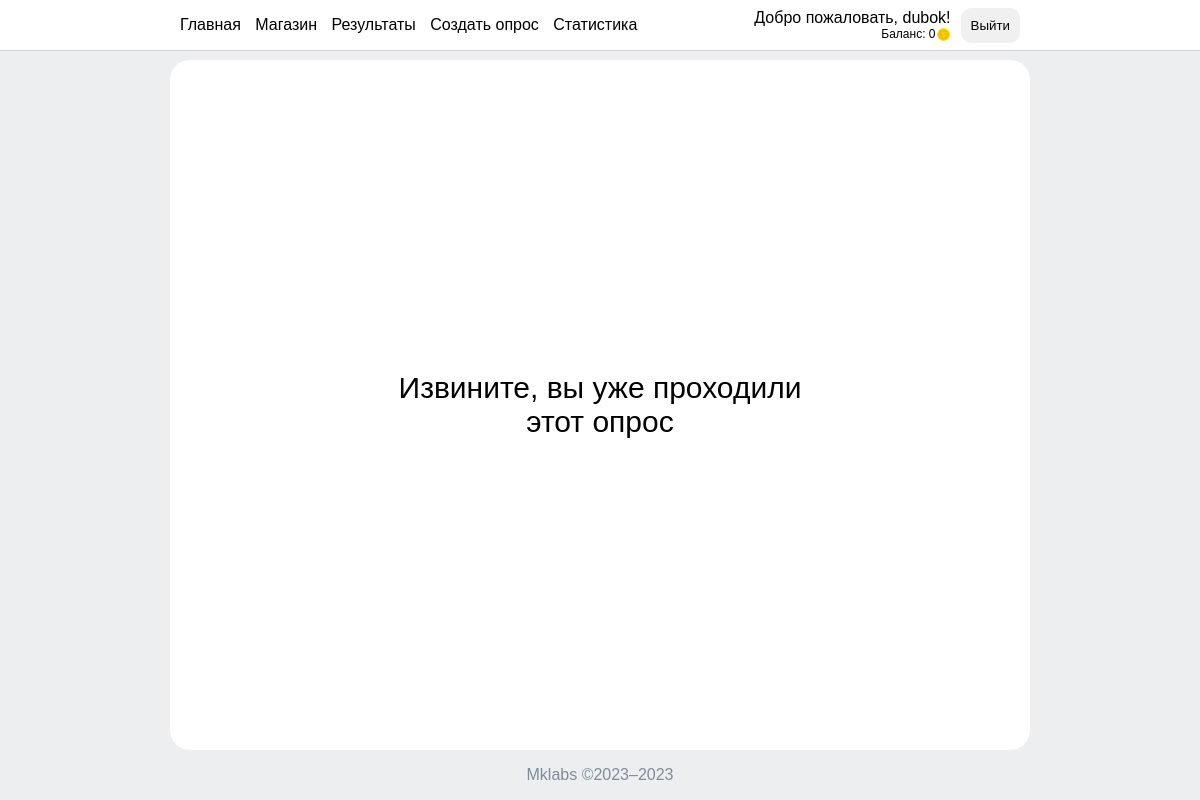
/survey/1/ (signed in), run on an earlier commit of the app's database.
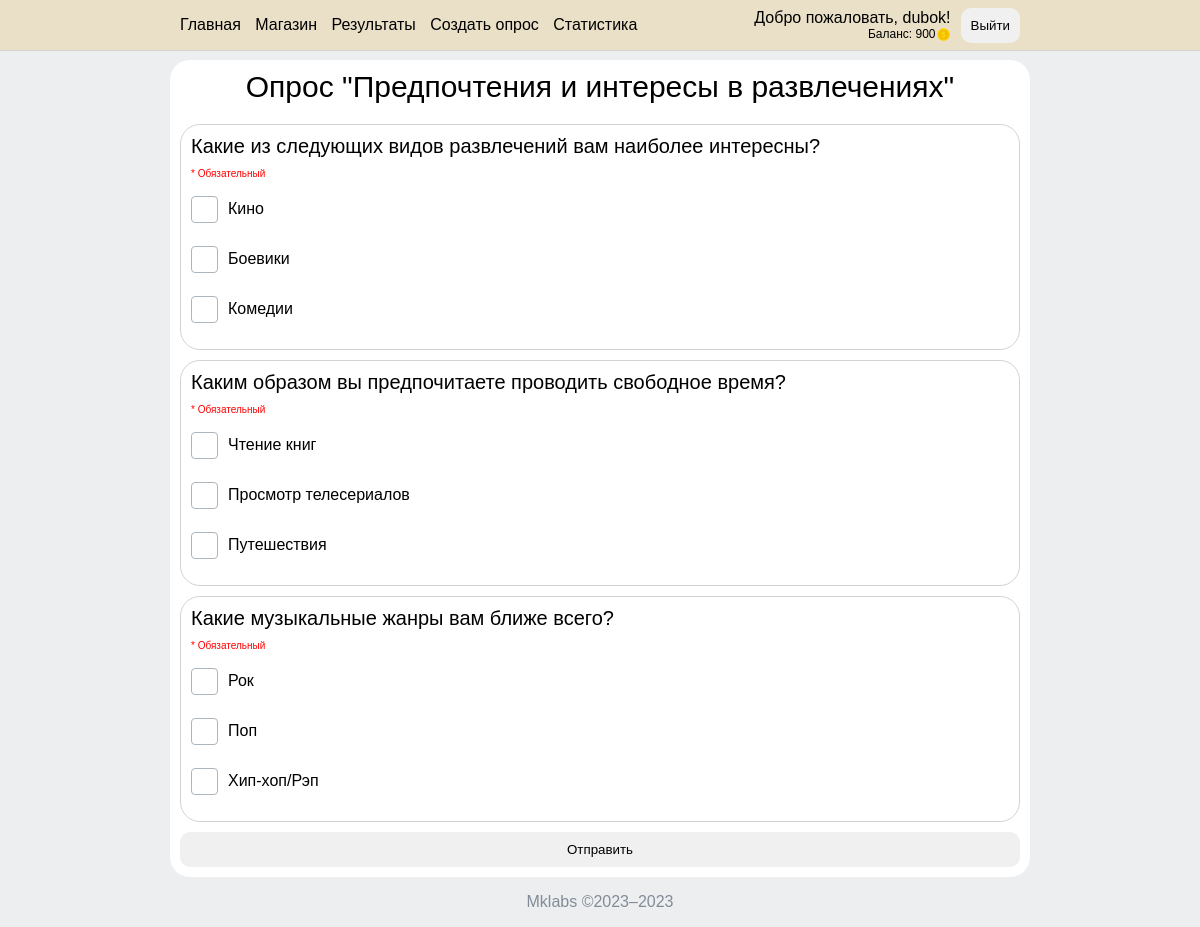
And on a later commit of the database.
### myapp/models.py (models this page shows)
class UserMarket(models.Model):
    user = models.ForeignKey(User, on_delete=models.CASCADE)
    balance = models.IntegerField(default=0, validators=[MinValueValidator(0)])
    purchased_colors = models.ManyToManyField('Color', related_name='users')
    active_color = models.ForeignKey(Color, on_delete=models.CASCADE, default=1)

class Survey(models.Model):
    title = models.CharField(max_length=100)
    description = models.TextField()
    date_completed = models.DateTimeField(auto_now_add=True)
    price = models.IntegerField(default=0)

class Question(models.Model):
    TYPE_CHOICES = (
        ('checkbox', 'Флажки'),
        ('radio', 'Один выбор'),
        ('text', 'Текстовый ответ'),
    )
    survey = models.ForeignKey(Survey, on_delete=models.CASCADE)
    text = models.CharField(max_length=200)
    type = models.CharField(max_length=20, choices=TYPE_CHOICES)
    is_required = models.BooleanField(default=False)

class AnswerOption(models.Model):
    question = models.ForeignKey(Question, on_delete=models.CASCADE)
    text = models.CharField(max_length=255)

### myapp/views.py (the view)
# urls.py: path('survey/<int:survey_id>/', survey_detail, name='survey-detail'),
def survey_detail(request, survey_id):
    user = request.user
    survey = get_object_or_404(Survey, id=survey_id)
    if SurveyCompletion.objects.filter(user=user, survey=survey).exists():
        survey = None
        questions = None
    else:
        questions = survey.question_set.all()
    return render(request, 'survey_detail.html', {'survey': survey, 'questions': questions})

### myapp/context_processor.py (called while the page is built)
def balance_processor(request):
    user = request.user
    if user.is_authenticated:
        user_market = UserMarket.objects.filter(user=user).first()
    else:
        user_market = None
    return {'user_market': user_market}

def user_processor(request):
    user = request.user if request.user.is_authenticated else None
    return {'user': user}

### templates/survey_detail.html (shortened to what this page needs)
{% extends 'index.html' %}
{% block content %}
    {% if user is not None and user.username != "" %}
        {% if survey is None %}
            <div class="no-access">
                <p>Извините, вы уже проходили этот опрос</p>
            </div>
        {% else %}
            <div class="page-title">Опрос "{{ survey.title }}"</div>
            <form id="survey-form-user" value={{ survey.id }}>
                {% for question in questions %}
                    <div class="question-block">
                        <div class="question-text">{{ question.text }}</div>
                        {% if question.is_required == True %}
                            <div class="required">* Обязательный</div>
                        {% endif %}
                        {% if question.type == 'text' %}
                            <input type="text" name="question_{{ question.id }}" required placeholder="Введите ответ">
                        {% elif question.type == 'checkbox' %}
                            {% for option in question.answeroption_set.all %}
                                <div class="answer-option">
                                    <label for="box{{ option.id }}"></label>
                                    <label>{{ option.text }}</label>
                                </div>
                            {% endfor %}
                        {% endif %}
                    </div>
                {% endfor %}
                <button type="submit" id="submit-useranswer">Отправить</button>
            </form>
        {% endif %}
    {% else %}
        <div class="no-access">
            <p>Извините, для прохождения опроса требуется войти</p>
        </div>
    {% endif %}
{% endblock %}

### templates/index.html (shortened to what this page needs)
{% load static %}
<!DOCTYPE html>
<html>
<head>
    <link rel="stylesheet" href="{% static 'css/main.css' %}">
    <link rel="stylesheet" href="{% static 'css/surveys.css' %}">
    <link rel="stylesheet" href="{% static 'css/colors.css' %}">
</head>
<body>
<header style="background-color: {{ user_market.active_color.hex_code }} !important;">
    <nav>
        <ul>
            <li><a href="/">Главная</a></li>
            <li><a href="/market/">Магазин</a></li>
            {% if user.is_superuser %}
                <li><a href="/results/">Результаты</a></li>
                <li><a href="/create_test/">Создать опрос</a></li>
                <li><a href="/stats/">Статистика</a></li>
            {% endif %}
        </ul>
        <div id="container">
            {% if user != None and user.username != "" %}
                <div class="greet">
                    <p>Добро пожаловать, {{ user.username }}!</p>
                    <div class="balance">Баланс: {{ user_market.balance }}<img src="/static/icons/coin.png"></div>
                </div>
                <button class="button" id="logout">Выйти</button>
                </div>
            {% else %}
                <button class="button" id="login">Войти</button>
                <button class="button" id="signin">Зарегистрироваться</button>
            {% endif %}
    </nav>
</header>
<main>
    <div class="content">
        {% block content %}{% endblock %}
    </div>
</main>
<footer>
    Mklabs ©2023–2023
</footer>
</body>
</html>

What changed in the data, as far as the page shows it:
changed UserMarket: active_color_id 1 → 5 (drawn); balance "0" → "900"
now on this page (row edited): Survey: title "Предпочтения и интересы в развлечениях"
added Question: text "Какие из следующих видов развлечений вам наиболее интересны?", is_required "* Обязательный"
added AnswerOption: text "Кино", shown under "Какие из следующих видов развлечений вам наиболее интересны?"
added AnswerOption: text "Боевики", shown under "Какие из следующих видов развлечений вам наиболее интересны?"
added AnswerOption: text "Комедии", shown under "Какие из следующих видов развлечений вам наиболее интересны?"
added Question: text "Каким образом вы предпочитаете проводить свободное время?", is_required "* Обязательный"
added AnswerOption: text "Чтение книг", shown under "Каким образом вы предпочитаете проводить свободное время?"
added AnswerOption: text "Просмотр телесериалов", shown under "Каким образом вы предпочитаете проводить свободное время?"
added AnswerOption: text "Путешествия", shown under "Каким образом вы предпочитаете проводить свободное время?"
added Question: text "Какие музыкальные жанры вам ближе всего?", is_required "* Обязательный"
added AnswerOption: text "Рок", shown under "Какие музыкальные жанры вам ближе всего?"
added AnswerOption: text "Поп", shown under "Какие музыкальные жанры вам ближе всего?"
added AnswerOption: text "Хип-хоп/Рэп", shown under "Какие музыкальные жанры вам ближе всего?"
Also different on the page:
text no longer shown: "Извините, вы уже проходили этот опрос"
text now shown: "Опрос \" \" Отправить"
